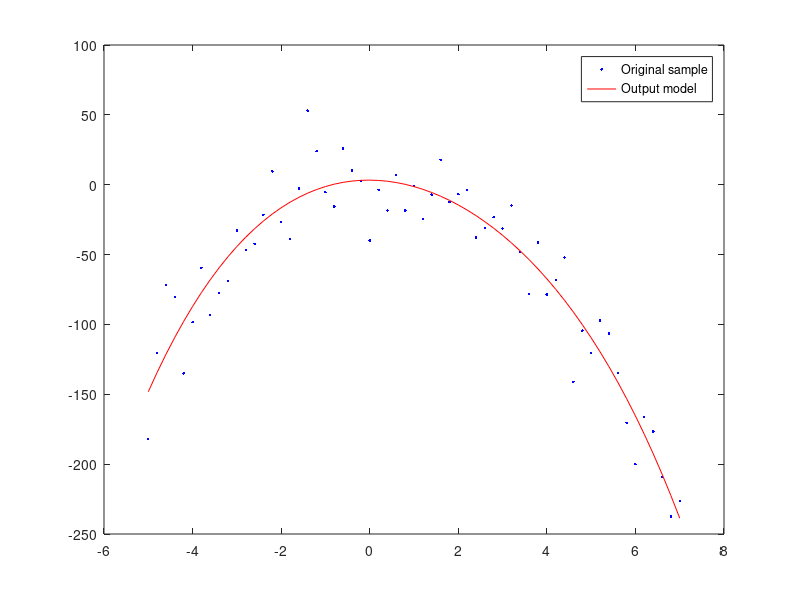

Write MATLAB code to recreate this figure.
function lw3_defense()
    degree = input(strcat('input degree of polynom: '));

    t0Array = csvread('t.csv');
    y0Array = csvread('y.csv');
    
    y1Array = OLSWithDegree(y0Array, t0Array, degree);
    
    delta = calculateDelta(y0Array, y1Array);
    fprintf('Delta = %3.2f', delta);
    
    plot(t0Array, y0Array, '.b', t0Array, y1Array, 'r');
    legend({
        'Original sample';
        'Output model';
    });
end

function Y = OLSWithDegree(yArray, tArray, degree)
    psiMatrix = makePsiMatrixDegree(tArray, degree);
    
    thetaArray = (psiMatrix' * psiMatrix) \ (psiMatrix' * yArray'); 
    disp(thetaArray);
    
    lenYArray     = length(yArray);
    lenThetaArray = length(thetaArray);
    Y             = zeros(1, lenYArray);
    for i = 1:lenYArray
        Y(i) = thetaArray(1);
        for j = 2:lenThetaArray
            power = j - 1;
            Y(i)  = Y(i) + thetaArray(j) * tArray(i)^power;
        end
    end
end

function Psi = makePsiMatrixDegree(tArray, degree)
    n    = length(tArray);
    nCol = degree + 1;
    Psi  = zeros(n, nCol);
    for i = 1:n
        Psi(i, 1) = 1;
        for j = 2:nCol
            power = j - 1;
            Psi(i, j) = tArray(i)^power;
        end
    end
end

function X = calculateDelta(yArray, yNewArray)
    n   = length(yArray);
    sum = 0;
    for i = 1:n
        sum = sum + power((yArray(i) - yNewArray(i)), 2);
    end
    X = sqrt(sum);
end